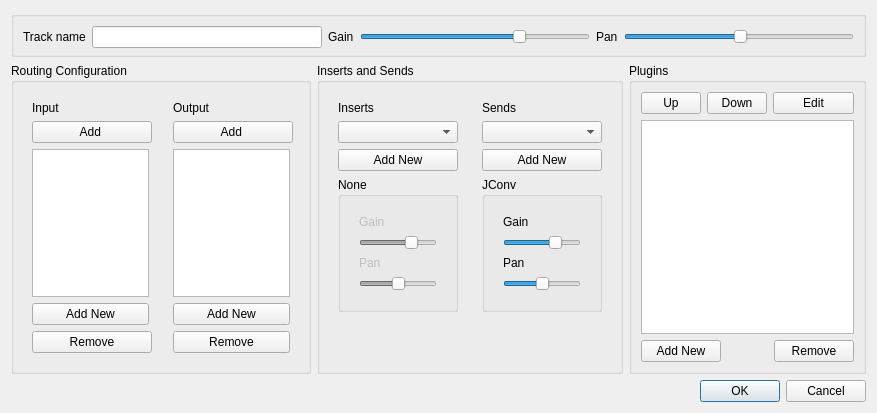
<?xml version="1.0" encoding="UTF-8"?>
<ui version="4.0">
 <class>TTrackManagerDialog</class>
 <widget class="QDialog" name="TTrackManagerDialog">
  <property name="geometry">
   <rect>
    <x>0</x>
    <y>0</y>
    <width>877</width>
    <height>413</height>
   </rect>
  </property>
  <property name="windowTitle">
   <string>Track Manager</string>
  </property>
  <layout class="QVBoxLayout" name="verticalLayout_11">
   <item>
    <widget class="QGroupBox" name="groupBox">
     <property name="title">
      <string/>
     </property>
     <layout class="QHBoxLayout" name="horizontalLayout_7">
      <property name="bottomMargin">
       <number>6</number>
      </property>
      <item>
       <layout class="QHBoxLayout" name="horizontalLayout_5">
        <item>
         <widget class="QLabel" name="label_5">
          <property name="text">
           <string>Track name</string>
          </property>
         </widget>
        </item>
        <item>
         <widget class="QLineEdit" name="nameLineEdit"/>
        </item>
        <item>
         <widget class="QLabel" name="label_14">
          <property name="text">
           <string>Gain</string>
          </property>
         </widget>
        </item>
        <item>
         <widget class="QSlider" name="trackGainSlider">
          <property name="sliderPosition">
           <number>70</number>
          </property>
          <property name="orientation">
           <enum>Qt::Horizontal</enum>
          </property>
         </widget>
        </item>
        <item>
         <widget class="QLabel" name="label_15">
          <property name="text">
           <string>Pan</string>
          </property>
         </widget>
        </item>
        <item>
         <widget class="QSlider" name="trackPanSlider">
          <property name="sliderPosition">
           <number>50</number>
          </property>
          <property name="orientation">
           <enum>Qt::Horizontal</enum>
          </property>
         </widget>
        </item>
       </layout>
      </item>
     </layout>
    </widget>
   </item>
   <item>
    <layout class="QHBoxLayout" name="horizontalLayout_6">
     <item>
      <widget class="QGroupBox" name="routingGroupBox">
       <property name="maximumSize">
        <size>
         <width>300</width>
         <height>16777215</height>
        </size>
       </property>
       <property name="title">
        <string>Routing Configuration</string>
       </property>
       <layout class="QVBoxLayout" name="verticalLayout_7">
        <item>
         <layout class="QHBoxLayout" name="horizontalLayout">
          <item>
           <widget class="QFrame" name="frame">
            <layout class="QVBoxLayout" name="verticalLayout_5">
             <item>
              <widget class="QLabel" name="label">
               <property name="text">
                <string>Input</string>
               </property>
              </widget>
             </item>
             <item>
              <widget class="QPushButton" name="routingInputAddButton">
               <property name="minimumSize">
                <size>
                 <width>120</width>
                 <height>0</height>
                </size>
               </property>
               <property name="text">
                <string>Add </string>
               </property>
              </widget>
             </item>
             <item>
              <widget class="QListView" name="routingInputListView"/>
             </item>
             <item>
              <widget class="QPushButton" name="routingInputAddNewButton">
               <property name="text">
                <string>Add New</string>
               </property>
              </widget>
             </item>
             <item>
              <widget class="QPushButton" name="routingInputRemoveButton">
               <property name="minimumSize">
                <size>
                 <width>120</width>
                 <height>0</height>
                </size>
               </property>
               <property name="text">
                <string>Remove</string>
               </property>
              </widget>
             </item>
            </layout>
           </widget>
          </item>
          <item>
           <widget class="QFrame" name="frame">
            <layout class="QVBoxLayout" name="verticalLayout_6">
             <item>
              <widget class="QLabel" name="label_2">
               <property name="text">
                <string>Output</string>
               </property>
              </widget>
             </item>
             <item>
              <widget class="QPushButton" name="routingOutputAddButton">
               <property name="minimumSize">
                <size>
                 <width>120</width>
                 <height>0</height>
                </size>
               </property>
               <property name="text">
                <string>Add </string>
               </property>
              </widget>
             </item>
             <item>
              <widget class="QListView" name="routingOutputListView">
               <property name="sizePolicy">
                <sizepolicy hsizetype="Expanding" vsizetype="Expanding">
                 <horstretch>0</horstretch>
                 <verstretch>0</verstretch>
                </sizepolicy>
               </property>
              </widget>
             </item>
             <item>
              <widget class="QPushButton" name="routingOutputAddNewButton">
               <property name="text">
                <string>Add New</string>
               </property>
              </widget>
             </item>
             <item>
              <widget class="QPushButton" name="routingOutputRemoveButton">
               <property name="text">
                <string>Remove</string>
               </property>
              </widget>
             </item>
            </layout>
           </widget>
          </item>
         </layout>
        </item>
       </layout>
      </widget>
     </item>
     <item>
      <widget class="QGroupBox" name="insertsAndSendsGroupBox">
       <property name="title">
        <string>Inserts and Sends</string>
       </property>
       <layout class="QHBoxLayout" name="horizontalLayout_2">
        <item>
         <widget class="QFrame" name="frame">
          <layout class="QVBoxLayout" name="verticalLayout_8">
           <item>
            <widget class="QLabel" name="label_6">
             <property name="text">
              <string>Inserts</string>
             </property>
            </widget>
           </item>
           <item>
            <widget class="QComboBox" name="insertsCombo">
             <property name="minimumSize">
              <size>
               <width>120</width>
               <height>0</height>
              </size>
             </property>
             <item>
              <property name="text">
               <string/>
              </property>
             </item>
             <item>
              <property name="text">
               <string>JConv2</string>
              </property>
             </item>
             <item>
              <property name="text">
               <string>JConv</string>
              </property>
             </item>
            </widget>
           </item>
           <item>
            <widget class="QPushButton" name="insertsAddNewButton">
             <property name="text">
              <string>Add New</string>
             </property>
            </widget>
           </item>
           <item>
            <widget class="QGroupBox" name="insertsActiveInsertGroupBox">
             <property name="title">
              <string>None</string>
             </property>
             <layout class="QVBoxLayout" name="verticalLayout_3">
              <item>
               <widget class="QFrame" name="frame">
                <property name="enabled">
                 <bool>false</bool>
                </property>
                <layout class="QVBoxLayout" name="verticalLayout_4">
                 <item>
                  <widget class="QLabel" name="label_16">
                   <property name="text">
                    <string>Gain</string>
                   </property>
                  </widget>
                 </item>
                 <item>
                  <widget class="QSlider" name="horizontalSlider_5">
                   <property name="sliderPosition">
                    <number>70</number>
                   </property>
                   <property name="orientation">
                    <enum>Qt::Horizontal</enum>
                   </property>
                  </widget>
                 </item>
                 <item>
                  <widget class="QLabel" name="label_17">
                   <property name="text">
                    <string>Pan</string>
                   </property>
                  </widget>
                 </item>
                 <item>
                  <widget class="QSlider" name="horizontalSlider_6">
                   <property name="sliderPosition">
                    <number>50</number>
                   </property>
                   <property name="orientation">
                    <enum>Qt::Horizontal</enum>
                   </property>
                  </widget>
                 </item>
                </layout>
               </widget>
              </item>
             </layout>
            </widget>
           </item>
           <item>
            <spacer name="verticalSpacer">
             <property name="orientation">
              <enum>Qt::Vertical</enum>
             </property>
             <property name="sizeHint" stdset="0">
              <size>
               <width>20</width>
               <height>40</height>
              </size>
             </property>
            </spacer>
           </item>
          </layout>
         </widget>
        </item>
        <item>
         <widget class="QFrame" name="frame">
          <layout class="QVBoxLayout" name="verticalLayout_9">
           <item>
            <widget class="QLabel" name="label_7">
             <property name="text">
              <string>Sends</string>
             </property>
            </widget>
           </item>
           <item>
            <widget class="QComboBox" name="sendsCombo">
             <property name="minimumSize">
              <size>
               <width>120</width>
               <height>0</height>
              </size>
             </property>
            </widget>
           </item>
           <item>
            <widget class="QPushButton" name="sendsAddNewButton">
             <property name="text">
              <string>Add New</string>
             </property>
            </widget>
           </item>
           <item>
            <widget class="QGroupBox" name="sendsActiveInsertGroupBox">
             <property name="title">
              <string>JConv</string>
             </property>
             <layout class="QVBoxLayout" name="verticalLayout_2">
              <item>
               <widget class="QFrame" name="frame">
                <layout class="QVBoxLayout" name="verticalLayout">
                 <item>
                  <widget class="QLabel" name="label_9">
                   <property name="text">
                    <string>Gain</string>
                   </property>
                  </widget>
                 </item>
                 <item>
                  <widget class="QSlider" name="horizontalSlider">
                   <property name="sliderPosition">
                    <number>70</number>
                   </property>
                   <property name="orientation">
                    <enum>Qt::Horizontal</enum>
                   </property>
                  </widget>
                 </item>
                 <item>
                  <widget class="QLabel" name="label_10">
                   <property name="text">
                    <string>Pan</string>
                   </property>
                  </widget>
                 </item>
                 <item>
                  <widget class="QSlider" name="horizontalSlider_2">
                   <property name="sliderPosition">
                    <number>50</number>
                   </property>
                   <property name="orientation">
                    <enum>Qt::Horizontal</enum>
                   </property>
                  </widget>
                 </item>
                </layout>
               </widget>
              </item>
             </layout>
            </widget>
           </item>
           <item>
            <spacer name="verticalSpacer_2">
             <property name="orientation">
              <enum>Qt::Vertical</enum>
             </property>
             <property name="sizeHint" stdset="0">
              <size>
               <width>20</width>
               <height>40</height>
              </size>
             </property>
            </spacer>
           </item>
          </layout>
         </widget>
        </item>
       </layout>
      </widget>
     </item>
     <item>
      <widget class="QGroupBox" name="pluginsGroupBox">
       <property name="title">
        <string>Plugins</string>
       </property>
       <layout class="QVBoxLayout" name="verticalLayout_10">
        <item>
         <layout class="QHBoxLayout" name="horizontalLayout_3">
          <item>
           <widget class="QPushButton" name="pluginsUpButton">
            <property name="sizePolicy">
             <sizepolicy hsizetype="Expanding" vsizetype="Fixed">
              <horstretch>0</horstretch>
              <verstretch>0</verstretch>
             </sizepolicy>
            </property>
            <property name="maximumSize">
             <size>
              <width>60</width>
              <height>16777215</height>
             </size>
            </property>
            <property name="text">
             <string>Up</string>
            </property>
           </widget>
          </item>
          <item>
           <widget class="QPushButton" name="pluginsDownButton">
            <property name="sizePolicy">
             <sizepolicy hsizetype="Expanding" vsizetype="Fixed">
              <horstretch>0</horstretch>
              <verstretch>0</verstretch>
             </sizepolicy>
            </property>
            <property name="maximumSize">
             <size>
              <width>60</width>
              <height>16777215</height>
             </size>
            </property>
            <property name="text">
             <string>Down</string>
            </property>
           </widget>
          </item>
          <item>
           <widget class="QPushButton" name="pluginsEditButton">
            <property name="sizePolicy">
             <sizepolicy hsizetype="Expanding" vsizetype="Fixed">
              <horstretch>0</horstretch>
              <verstretch>0</verstretch>
             </sizepolicy>
            </property>
            <property name="text">
             <string>Edit</string>
            </property>
           </widget>
          </item>
         </layout>
        </item>
        <item>
         <widget class="QListView" name="pluginsListView">
          <property name="sizePolicy">
           <sizepolicy hsizetype="Preferred" vsizetype="Expanding">
            <horstretch>0</horstretch>
            <verstretch>0</verstretch>
           </sizepolicy>
          </property>
         </widget>
        </item>
        <item>
         <layout class="QHBoxLayout" name="horizontalLayout_4">
          <item>
           <widget class="QPushButton" name="pluginsAddNewButton">
            <property name="sizePolicy">
             <sizepolicy hsizetype="Expanding" vsizetype="Fixed">
              <horstretch>0</horstretch>
              <verstretch>0</verstretch>
             </sizepolicy>
            </property>
            <property name="minimumSize">
             <size>
              <width>80</width>
              <height>0</height>
             </size>
            </property>
            <property name="text">
             <string>Add New</string>
            </property>
           </widget>
          </item>
          <item>
           <spacer name="horizontalSpacer_2">
            <property name="orientation">
             <enum>Qt::Horizontal</enum>
            </property>
            <property name="sizeHint" stdset="0">
             <size>
              <width>40</width>
              <height>20</height>
             </size>
            </property>
           </spacer>
          </item>
          <item>
           <widget class="QPushButton" name="pluginsRemoveButton">
            <property name="sizePolicy">
             <sizepolicy hsizetype="Expanding" vsizetype="Fixed">
              <horstretch>0</horstretch>
              <verstretch>0</verstretch>
             </sizepolicy>
            </property>
            <property name="minimumSize">
             <size>
              <width>80</width>
              <height>0</height>
             </size>
            </property>
            <property name="text">
             <string>Remove</string>
            </property>
           </widget>
          </item>
         </layout>
        </item>
       </layout>
      </widget>
     </item>
    </layout>
   </item>
   <item>
    <widget class="QDialogButtonBox" name="buttonBox">
     <property name="standardButtons">
      <set>QDialogButtonBox::Cancel|QDialogButtonBox::Ok</set>
     </property>
    </widget>
   </item>
  </layout>
 </widget>
 <resources/>
 <connections>
  <connection>
   <sender>buttonBox</sender>
   <signal>accepted()</signal>
   <receiver>TTrackManagerDialog</receiver>
   <slot>accept()</slot>
   <hints>
    <hint type="sourcelabel">
     <x>730</x>
     <y>391</y>
    </hint>
    <hint type="destinationlabel">
     <x>704</x>
     <y>412</y>
    </hint>
   </hints>
  </connection>
  <connection>
   <sender>buttonBox</sender>
   <signal>rejected()</signal>
   <receiver>TTrackManagerDialog</receiver>
   <slot>reject()</slot>
   <hints>
    <hint type="sourcelabel">
     <x>849</x>
     <y>386</y>
    </hint>
    <hint type="destinationlabel">
     <x>873</x>
     <y>361</y>
    </hint>
   </hints>
  </connection>
 </connections>
</ui>
